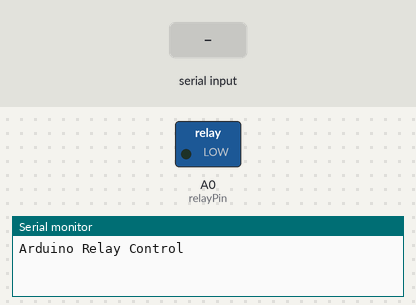
The sketch below on a simulated Arduino Uno, built with avr-gcc and run on an emulated ATmega328P. On the bench: switched loads named in the sketch (green lamp = pin HIGH), the last lines printed to the serial monitor. Inputs (shaded band) come from the test bench.

Above: at 1.2 s.
1.3 s: "start\n" received over Serial
At 2.5 s:
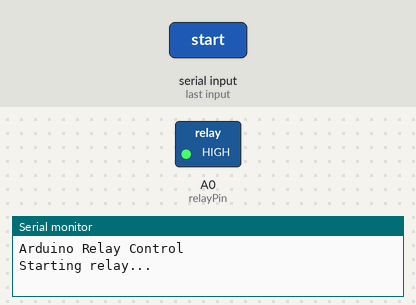
2.8 s: "stop\n" received over Serial
At 3.6 s:
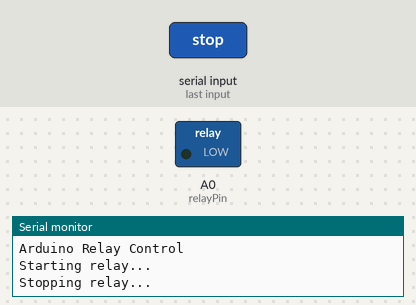
Timing chart, 0 to 5.8 s (numbered marks = the images above; inputs shaded):
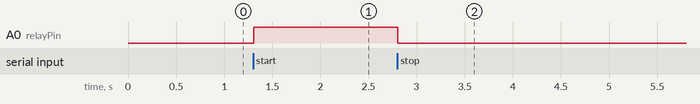

The sketch:

arduino_code.ino
```cpp
// Define the relay pin
const int relayPin = A0;

void setup() {
  // Initialize serial communication
  Serial.begin(9600);
  Serial.println("Arduino Relay Control");

  // Set the relay pin as an output
  pinMode(relayPin, OUTPUT);

  // Ensure relay is off initially
  digitalWrite(relayPin, LOW); // Or HIGH depending on relay logic (active high/low)
}

void loop() {
  // Check if there is data available on the serial port
  if (Serial.available() > 0) {
    // Read the incoming string
    String command = Serial.readStringUntil('\n'); // Read until newline

    // Remove any leading/trailing whitespace
    command.trim();

    // Check for "start" command
    if (command.equalsIgnoreCase("start")) {
      Serial.println("Starting relay...");
      digitalWrite(relayPin, HIGH); // Or LOW depending on relay logic
    }
    // Check for "stop" command
    else if (command.equalsIgnoreCase("stop")) {
      Serial.println("Stopping relay...");
      digitalWrite(relayPin, LOW); // Or HIGH depending on relay logic
    }
    else if (command.length() >0){ // prevent printing "unknown command" on an empty line.
        Serial.print("Unknown command: ");
        Serial.println(command);
    }
  }
}
```

Measured:
- after the input at 1.3 s, A0 (relayPin): LOW → HIGH at once
- after the input at 2.8 s, A0 (relayPin): HIGH → LOW at once
